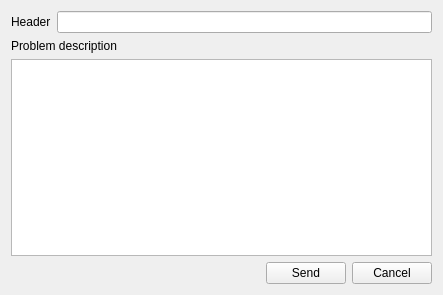
<?xml version="1.0" encoding="UTF-8"?>
<ui version="4.0">
 <class>BugReportWindow</class>
 <widget class="QWidget" name="BugReportWindow">
  <property name="geometry">
   <rect>
    <x>0</x>
    <y>0</y>
    <width>443</width>
    <height>295</height>
   </rect>
  </property>
  <property name="windowTitle">
   <string>Form</string>
  </property>
  <property name="windowIcon">
   <iconset resource="Images.qrc">
    <normaloff>:/Images/Logo/64.ico</normaloff>:/Images/Logo/64.ico</iconset>
  </property>
  <layout class="QGridLayout" name="gridLayout">
   <item row="0" column="0">
    <layout class="QVBoxLayout" name="verticalLayout">
     <item>
      <layout class="QHBoxLayout" name="horizontalLayout">
       <item>
        <widget class="QLabel" name="label_2">
         <property name="text">
          <string>Header</string>
         </property>
        </widget>
       </item>
       <item>
        <widget class="QLineEdit" name="txtHeader"/>
       </item>
      </layout>
     </item>
    </layout>
   </item>
   <item row="3" column="0">
    <layout class="QHBoxLayout" name="horizontalLayout_2">
     <item>
      <spacer name="horizontalSpacer">
       <property name="orientation">
        <enum>Qt::Horizontal</enum>
       </property>
       <property name="sizeHint" stdset="0">
        <size>
         <width>40</width>
         <height>20</height>
        </size>
       </property>
      </spacer>
     </item>
     <item>
      <widget class="QPushButton" name="cmdSend">
       <property name="text">
        <string>Send</string>
       </property>
      </widget>
     </item>
     <item>
      <widget class="QPushButton" name="cmdCancel">
       <property name="text">
        <string>Cancel</string>
       </property>
      </widget>
     </item>
    </layout>
   </item>
   <item row="2" column="0">
    <widget class="QTextEdit" name="txtDescription"/>
   </item>
   <item row="1" column="0">
    <widget class="QLabel" name="label">
     <property name="text">
      <string>Problem description</string>
     </property>
    </widget>
   </item>
  </layout>
 </widget>
 <resources>
  <include location="Images.qrc"/>
 </resources>
 <connections/>
</ui>
